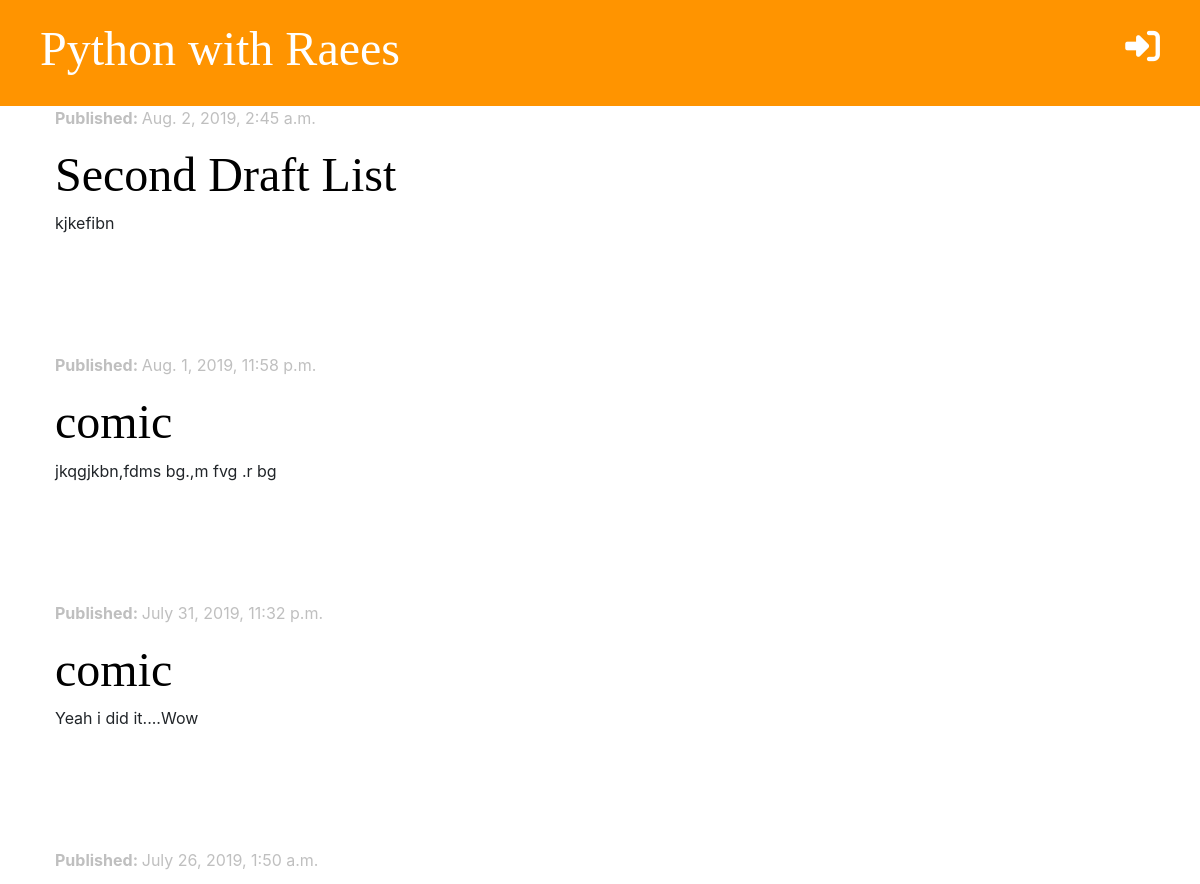
/ (upper part), run on an earlier commit of the app's database.
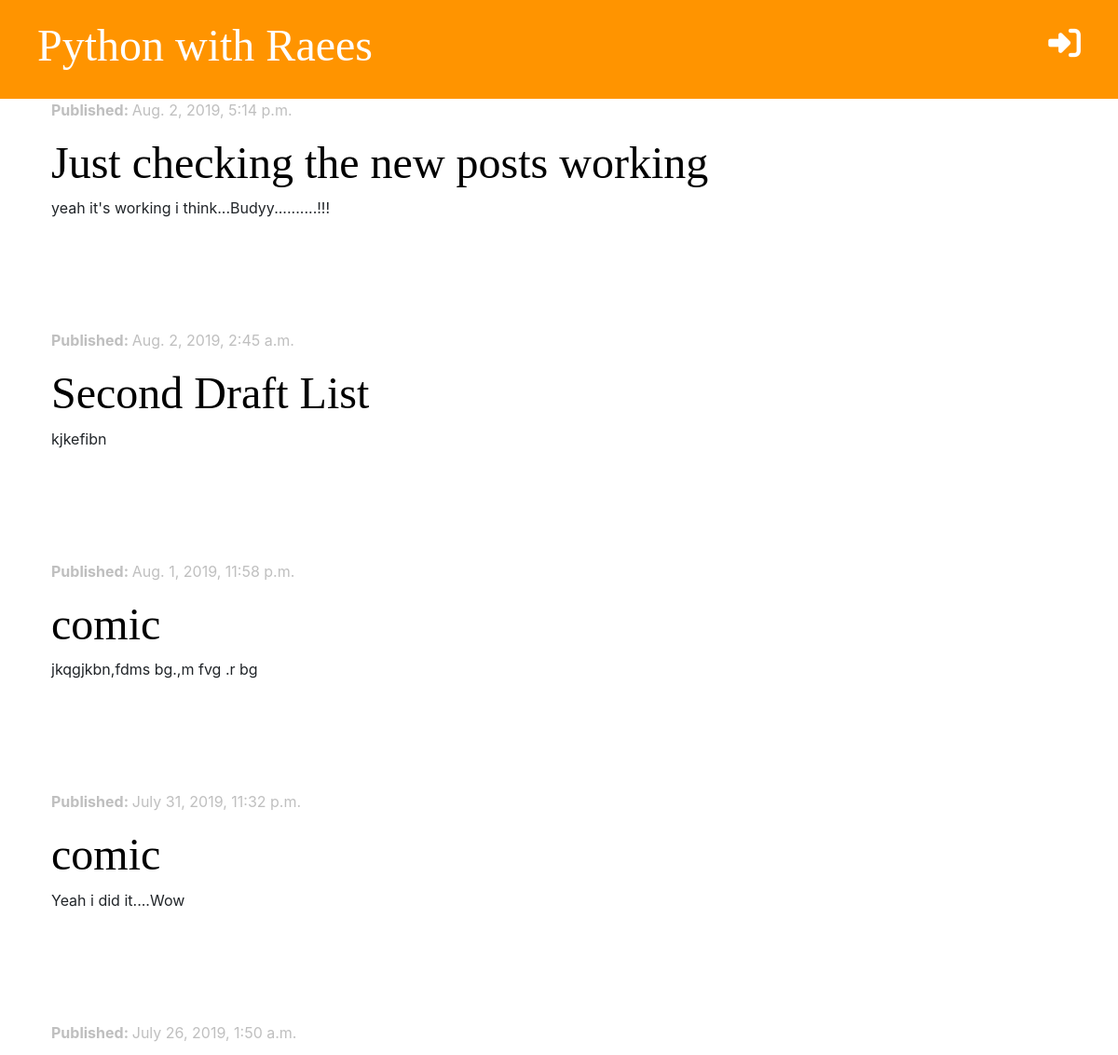
And on a later commit of the database.
### blog/models.py (models this page shows, shortened)
class Post(models.Model):
    author         = models.ForeignKey('auth.User', on_delete=models.CASCADE)
    title          = models.CharField(max_length=200)
    body           = models.TextField()
    created_date   = models.DateTimeField(default=timezone.now)
    published_date = models.DateTimeField(blank=True, null=True)

### blog/views.py (the view)
# urls.py: path('', views.post_list, name='post_list'),
def post_list(request):
    posts = Post.objects.filter(published_date__lte=timezone.now()).order_by('-published_date')
    stuff_for_frontend = {'posts': posts}
    return render(request, 'blog/post_list.html', stuff_for_frontend)

### blog/templates/blog/post_list.html (shortened to what this page needs)
{% extends 'blog/base.html' %}
{% block content %}
    {% for post in posts %}
        <div class="post">
            <div class="date">
                <p> <strong>Published: </strong> {{ post.published_date }}</p>
            </div>
            <h2><a href="{% url 'post_detail' pk=post.pk %}"> {{ post.title }} </a></h2>
            <p> {{ post.body|linebreaksbr }} </p>
        </div>
        <br>
        <br>
    {% endfor %}
{% endblock %}

What changed in the data, as far as the page shows it:
added Post: published_date "Aug. 2, 2019, 5:14 p.m.", title "Just checking the new posts working", body "yeah it's working i think...Budyy..........!!!"
